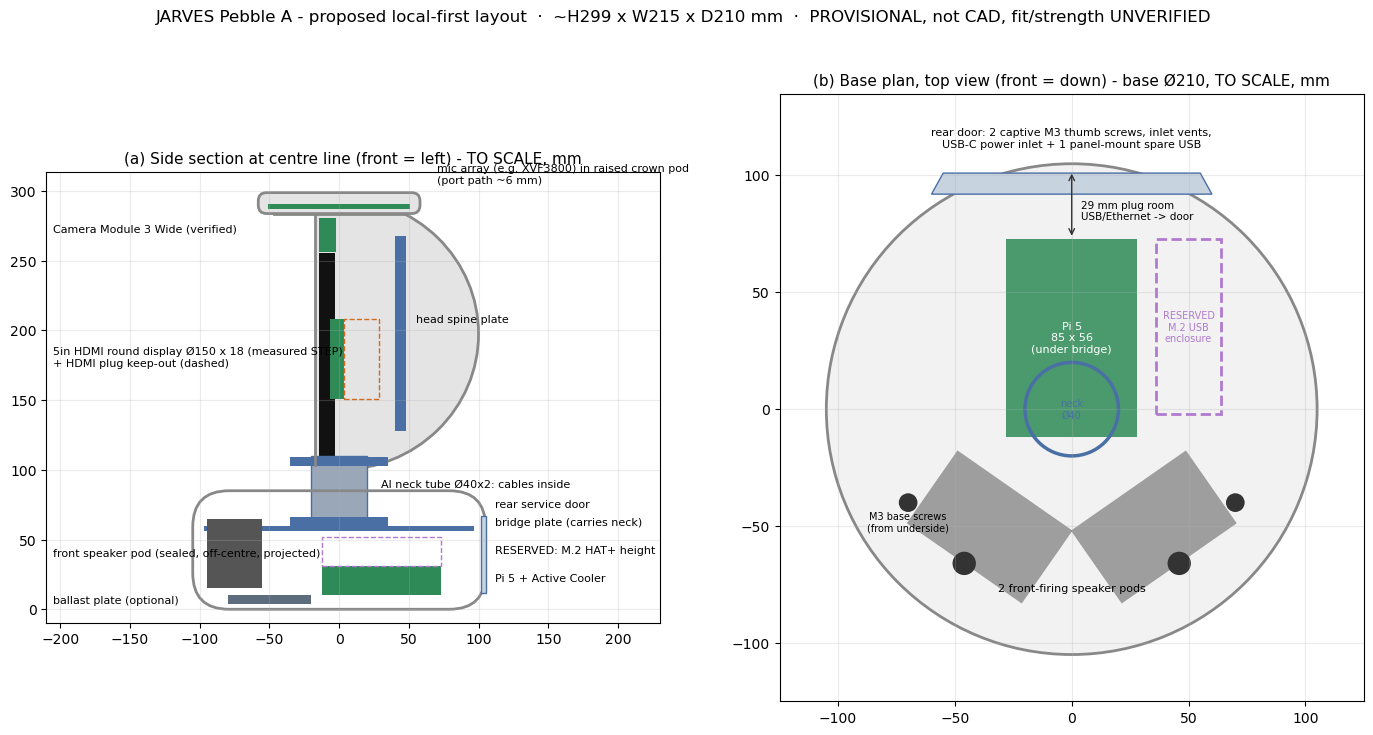

Write the Python code that produced this figure.
# JARVES Pebble A - proposed physical layout, TO SCALE (mm), for review (S1.T03R1, Issue #3). Not CAD.
# Local-first arrangement: growth head W215, 5" HDMI round display (stocked in Israel; measured STEP), Camera
# Module 3 Wide above it, mic array in a raised crown pod, aluminium neck tube, base with bridge plate over the Pi 5.
# (Import-only fallback: 4" DSI display in a W205 x D150 head - see pebble_fit_study.py.)
# Prints numeric containment checks and writes pebble_layout.png. Run: freecadcmd design/review/pebble_layout.py
import math
import os
import matplotlib
matplotlib.use("Agg")
import matplotlib.pyplot as plt
from matplotlib.patches import Ellipse, Rectangle, Circle, FancyBboxPatch, Polygon

out = os.path.dirname(os.path.abspath(__file__))
WALL = 3.0
# ---- head (from pebble_fit_study.py "growth" variant, 5in HDMI + pod) ----
RX, RY, RZ = 107.5, 100.0, 97.5
FACE_R, DZ = 96.0, -17.0                       # facet radius, display centre below head centre
F = RY * math.sqrt(1 - (FACE_R / RZ) ** 2)     # facet plane in front of head centre (~50)
BASE_R, BASE_H, NECK = 105.0, 85.0, 15.0       # modest-growth base (compact alt: R100 x H75)
HC = BASE_H + NECK + RZ                         # head centre height
CROWN_R = 50.0
ZC = RZ * math.sqrt(1 - (CROWN_R / RX) ** 2)    # crown plane above head centre
POD_H = 15.0                                    # raised mic crown pod (XVF3800 101 x 102 x 9 inside)
checks = []


def check(name, ok):
    checks.append((name, ok))


# ---- base plan items (x, y, w, d) in plan, y+ = rear ----
PI = (-28, -12, 56, 85)                         # Pi 5 85 x 56 (public spec), ports (USB/Ethernet) at rear edge
SSD = (36, -2, 28, 75)                          # RESERVED: M.2 2242 USB enclosure class (PROVISIONAL size)
SPK = [(-46, -66), (46, -66)]                   # driver centres, front-firing at ~+-35 deg
SPK_D, POD = 50.0, (60, 38)                     # driver class Ø50, sealed pod 60 wide x 38 deep (PROVISIONAL, tight)
r_in = BASE_R - WALL - 4                        # inner radius minus bevel allowance
for name, (x, y, w, d) in (("Pi 5", PI), ("SSD bay (RESERVED)", SSD)):
    far = max(math.hypot(px, py) for px in (x, x + w) for py in (y, y + d))
    check(f"{name} inside base plan (max r {far:.0f} <= {r_in:.0f})", far <= r_in)
POD_POLYS = []
for cx, cy in SPK:
    ang = math.atan2(cy, cx)
    # pod extends from the driver face inward (towards the centre) by POD[1], width POD[0]
    pts = [(cx - dx * math.cos(ang) - dy * math.sin(ang), cy - dx * math.sin(ang) + dy * math.cos(ang))
           for dx in (0, POD[1]) for dy in (-POD[0] / 2, POD[0] / 2)]
    POD_POLYS.append([pts[0], pts[1], pts[3], pts[2]])
    far = max(math.hypot(px, py) for px, py in pts)
    gap = PI[1] - max(py for _, py in pts)
    check(f"speaker pod at ({cx},{cy}) inside base (max r {far:.0f} <= {r_in:.0f}) and {gap:.0f} mm in front of Pi",
          far <= r_in and gap >= 3)
plug_room = (BASE_R - WALL) - (PI[1] + PI[3])
check(f"Pi port edge -> rear wall plug room {plug_room:.0f} mm (>= 25 target)", plug_room >= 25)
# vertical stack in base (z, mm): floor 0-4, Pi board 10, Pi+Active Cooler top ~31 (PROVISIONAL),
# optional M.2 HAT+ stack (16 mm header) top ~52, bridge plate 56-60, neck flange 60-66, base top 85
check("M.2 HAT+ option (Pi top 31 + 16 + 5) below bridge plate at 56", 31 + 16 + 5 <= 56)
check(f"neck flange top 66 below base top {BASE_H:.0f}", 66 <= BASE_H)
# head: tip angle estimate (UNVERIFIED masses, g) -> COM
parts = [(750, HC), (180, 260), (120, 70), (60, 25), (130, 40), (250, 45), (400, 7)]   # head, pod+mic, neck+bridge, Pi, speakers, base shell, ballast
com = sum(m * z for m, z in parts) / sum(m for m, _ in parts)
com0 = sum(m * z for m, z in parts[:-1]) / sum(m for m, _ in parts[:-1])
tip = math.degrees(math.atan((BASE_R - 10) / com))
tip0 = math.degrees(math.atan((BASE_R - 10) / com0))
check(f"tip angle ~{tip:.0f} deg with 400 g ballast, ~{tip0:.0f} deg without (masses UNVERIFIED, target >= 30)", tip0 >= 30)
H_TOTAL = HC + ZC + POD_H
for n, ok in checks:
    print(("PASS " if ok else "FAIL ") + n)
print(f"overall: H {H_TOTAL:.0f} x W {2 * max(RX, BASE_R):.0f} x D {2 * BASE_R:.0f} mm (head depth {F + RY:.0f})")

# ---------------- drawing ----------------
fig, (a, b) = plt.subplots(1, 2, figsize=(17, 8), gridspec_kw={"width_ratios": [1.05, 1]})
SH, ST, PCB, DK, RES = "#e4e4e4", "#4a6fa5", "#2e8b57", "#333", "#b07ad0"
# (a) side section x=0, front = left (-y)
a.set_title("(a) Side section at centre line (front = left) - TO SCALE, mm", fontsize=11)
head = Ellipse((0, HC), 2 * RY, 2 * RZ, fc=SH, ec="#888", lw=2)
a.add_patch(head)
a.add_patch(Rectangle((-RY - 5, HC - RZ - 5), RY - F + 5, 2 * RZ + 10, fc="white", ec="none"))     # cut by facet
a.add_patch(Rectangle((-RY - 5, HC + ZC), 2 * RY + 10, RZ, fc="white", ec="none"))                # cut by crown
a.plot([-F, -F], [HC - FACE_R * 0.98, min(HC + FACE_R * 0.98, HC + ZC)], color="#888", lw=2)
a.plot([-RY * CROWN_R / RX, RY * CROWN_R / RX], [HC + ZC, HC + ZC], color="#888", lw=2)
a.add_patch(Rectangle((-F + WALL, HC + DZ - 75), 11.5, 150, fc="#111"))                             # 5" panel
a.add_patch(Rectangle((-F + WALL + 7.7, HC + DZ - 30), 10.35, 58, fc=PCB))                          # driver board
a.add_patch(Rectangle((-F + WALL + 18.05, HC + DZ - 30), 25, 58, fc="none", ec="#d2691e", ls="--"))  # HDMI plug keep-out
a.add_patch(Rectangle((-F + WALL, HC + DZ + 76), 12.4, 24, fc=PCB))                                 # camera
a.add_patch(FancyBboxPatch((-58, HC + ZC), 116, POD_H, boxstyle="round,pad=0,rounding_size=6", fc=SH, ec="#888", lw=2))
a.add_patch(Rectangle((-51, HC + ZC + 3), 102, 3.5, fc=PCB))                                        # XVF3800
a.add_patch(Rectangle((40, HC - 70), 8, 140, fc=ST))                                                # head spine (behind display stack)
a.add_patch(Rectangle((-20, BASE_H - 20), 40, NECK + 30, fc="#9aa7b8", ec=ST))                      # neck tube Ø40
a.add_patch(Rectangle((-35, 60), 70, 6, fc=ST))                                                     # neck flange
a.add_patch(Rectangle((-35, HC - RZ + 3), 70, 6, fc=ST))                                            # top flange
a.add_patch(FancyBboxPatch((-BASE_R, 0), 2 * BASE_R, BASE_H, boxstyle="round,pad=0,rounding_size=26", fc="none",
                           ec="#888", lw=2))
a.add_patch(Rectangle((-BASE_R + 8, 56), 2 * BASE_R - 16, 4, fc=ST))                                # bridge plate
a.add_patch(Rectangle((PI[1], 10), PI[3], 21, fc=PCB))                                              # Pi + cooler
a.add_patch(Rectangle((PI[1], 31), PI[3], 21, fc="none", ec=RES, ls="--"))                          # M.2 HAT+ space
a.add_patch(Rectangle((-95, 15), 40, 50, fc="#555"))                                                # speaker pod
a.add_patch(Rectangle((-80, 4), 60, 6, fc="#5d6d7e"))                                               # ballast
a.add_patch(Rectangle((BASE_R - 3, 12), 3, 55, fc="#c8d3e0", ec=ST))                                # rear door
for t, x, y in [("5in HDMI round display Ø150 x 18 (measured STEP)\n+ HDMI plug keep-out (dashed)", -205, HC + DZ), ("Camera Module 3 Wide (verified)", -205, HC + 75),
                ("mic array (e.g. XVF3800) in raised crown pod\n(port path ~6 mm)", 70, HC + ZC + 28), ("head spine plate", 55, HC + 10),
                ("Al neck tube Ø40x2: cables inside", 30, BASE_H + 5), ("bridge plate (carries neck)", 112, 62),
                ("Pi 5 + Active Cooler", 112, 22), ("RESERVED: M.2 HAT+ height", 112, 42),
                ("front speaker pod (sealed, off-centre, projected)", -205, 40), ("ballast plate (optional)", -205, 6),
                ("rear service door", 112, 75)]:
    a.text(x, y, t, fontsize=8, va="center")
a.set_xlim(-210, 230)
a.set_ylim(-10, H_TOTAL + 15)
a.set_aspect("equal")
a.grid(alpha=0.25)
# (b) base plan (top view, front = bottom)
b.set_title(f"(b) Base plan, top view (front = down) - base Ø{2 * BASE_R:.0f}, TO SCALE, mm", fontsize=11)
b.add_patch(Circle((0, 0), BASE_R, fc="#f2f2f2", ec="#888", lw=2))
b.add_patch(Rectangle((PI[0], PI[1]), PI[2], PI[3], fc=PCB, alpha=0.85))
b.text(0, PI[1] + PI[3] / 2, "Pi 5\n85 x 56\n(under bridge)", ha="center", va="center", color="white", fontsize=8)
b.annotate("", xy=(0, BASE_R - 3), xytext=(0, PI[1] + PI[3]), arrowprops=dict(arrowstyle="<->", color=DK))
b.text(4, PI[1] + PI[3] + 8, f"{plug_room:.0f} mm plug room\nUSB/Ethernet -> door", fontsize=7.5)
b.add_patch(Rectangle((SSD[0], SSD[1]), SSD[2], SSD[3], fc="none", ec=RES, lw=2, ls="--"))
b.text(SSD[0] + 14, SSD[1] + 37, "RESERVED\nM.2 USB\nenclosure", ha="center", va="center", fontsize=7, color=RES)
for (cx, cy), poly in zip(SPK, POD_POLYS):
    b.add_patch(Polygon(poly, fc="#666", alpha=0.6))
    b.add_patch(Circle((cx, cy), 5, fc=DK))
b.text(0, -78, "2 front-firing speaker pods", ha="center", fontsize=8)
b.add_patch(Circle((0, 0), 20, fc="none", ec=ST, lw=2.5))
b.text(0, 0, "neck\nØ40", ha="center", va="center", fontsize=7, color=ST)
b.add_patch(Polygon([(-60, 92), (60, 92), (55, 101), (-55, 101)], fc="#c8d3e0", ec=ST))
b.text(0, 112, "rear door: 2 captive M3 thumb screws, inlet vents,\nUSB-C power inlet + 1 panel-mount spare USB",
       ha="center", fontsize=8)
for x in (-70, 70):
    b.add_patch(Circle((x, -40), 4, fc=DK))
b.text(-70, -52, "M3 base screws\n(from underside)", ha="center", fontsize=7)
b.set_xlim(-125, 125)
b.set_ylim(-125, 135)
b.set_aspect("equal")
b.grid(alpha=0.25)
fig.suptitle(f"JARVES Pebble A - proposed local-first layout  ·  ~H{H_TOTAL:.0f} x W{2 * max(RX, BASE_R):.0f} x "
             f"D{2 * BASE_R:.0f} mm  ·  PROVISIONAL, not CAD, fit/strength UNVERIFIED", fontsize=12)
fig.savefig(os.path.join(out, "pebble_layout.png"), dpi=100, bbox_inches="tight")
print("LAYOUT DONE")
